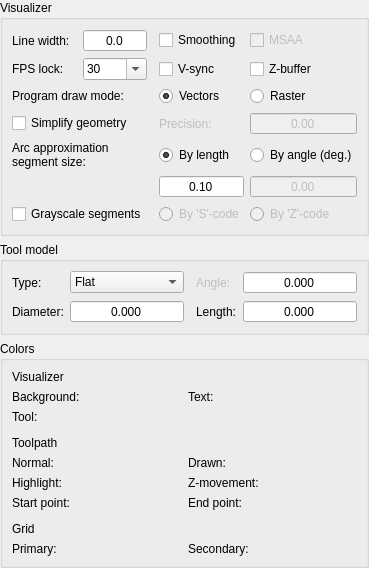
           <widget class="QWidget" name="pageVisualizer">
            <layout class="QVBoxLayout" name="verticalLayout_8">
             <property name="leftMargin">
              <number>0</number>
             </property>
             <property name="topMargin">
              <number>0</number>
             </property>
             <property name="rightMargin">
              <number>0</number>
             </property>
             <property name="bottomMargin">
              <number>0</number>
             </property>
             <item>
              <widget class="QGroupBox" name="grpVisualizer">
               <property name="title">
                <string>Visualizer</string>
               </property>
               <layout class="QVBoxLayout" name="verticalLayout_2">
                <item>
                 <layout class="QGridLayout" name="gridLayout_5">
                  <item row="0" column="4">
                   <widget class="QCheckBox" name="radMSAA">
                    <property name="enabled">
                     <bool>false</bool>
                    </property>
                    <property name="text">
                     <string>MSAA</string>
                    </property>
                   </widget>
                  </item>
                  <item row="0" column="0">
                   <layout class="QHBoxLayout" name="horizontalLayout_4">
                    <item>
                     <widget class="QLabel" name="label_5">
                      <property name="text">
                       <string>Line width:</string>
                      </property>
                     </widget>
                    </item>
                    <item>
                     <widget class="QDoubleSpinBox" name="txtLineWidth">
                      <property name="alignment">
                       <set>Qt::AlignCenter</set>
                      </property>
                      <property name="buttonSymbols">
                       <enum>QAbstractSpinBox::NoButtons</enum>
                      </property>
                      <property name="decimals">
                       <number>1</number>
                      </property>
                      <property name="maximum">
                       <double>9.000000000000000</double>
                      </property>
                     </widget>
                    </item>
                   </layout>
                  </item>
                  <item row="4" column="0">
                   <widget class="QLabel" name="label_32">
                    <property name="text">
                     <string>Arc approximation
segment size:</string>
                    </property>
                   </widget>
                  </item>
                  <item row="1" column="3">
                   <widget class="QCheckBox" name="chkVSync">
                    <property name="text">
                     <string>V-sync</string>
                    </property>
                   </widget>
                  </item>
                  <item row="4" column="3">
                   <widget class="QRadioButton" name="radArcLengthMode">
                    <property name="text">
                     <string>By length</string>
                    </property>
                    <property name="checked">
                     <bool>true</bool>
                    </property>
                    <property name="autoExclusive">
                     <bool>false</bool>
                    </property>
                   </widget>
                  </item>
                  <item row="1" column="0">
                   <layout class="QHBoxLayout" name="horizontalLayout_7">
                    <item>
                     <widget class="QLabel" name="label_7">
                      <property name="text">
                       <string>FPS lock:</string>
                      </property>
                     </widget>
                    </item>
                    <item>
                     <widget class="QComboBox" name="cboFps">
                      <property name="inputMethodHints">
                       <set>Qt::ImhDigitsOnly|Qt::ImhFormattedNumbersOnly</set>
                      </property>
                      <property name="editable">
                       <bool>true</bool>
                      </property>
                      <item>
                       <property name="text">
                        <string>30</string>
                       </property>
                      </item>
                      <item>
                       <property name="text">
                        <string>60</string>
                       </property>
                      </item>
                      <item>
                       <property name="text">
                        <string>120</string>
                       </property>
                      </item>
                     </widget>
                    </item>
                   </layout>
                  </item>
                  <item row="0" column="2">
                   <spacer name="horizontalSpacer_5">
                    <property name="orientation">
                     <enum>Qt::Horizontal</enum>
                    </property>
                    <property name="sizeType">
                     <enum>QSizePolicy::Fixed</enum>
                    </property>
                    <property name="sizeHint" stdset="0">
                     <size>
                      <width>6</width>
                      <height>20</height>
                     </size>
                    </property>
                   </spacer>
                  </item>
                  <item row="6" column="0">
                   <widget class="QCheckBox" name="chkGrayscale">
                    <property name="text">
                     <string>Grayscale segments</string>
                    </property>
                   </widget>
                  </item>
                  <item row="2" column="3">
                   <widget class="QRadioButton" name="radDrawModeVectors">
                    <property name="text">
                     <string>Vectors</string>
                    </property>
                    <property name="checked">
                     <bool>true</bool>
                    </property>
                    <property name="autoExclusive">
                     <bool>false</bool>
                    </property>
                   </widget>
                  </item>
                  <item row="1" column="4">
                   <widget class="QCheckBox" name="chkZBuffer">
                    <property name="text">
                     <string>Z-buffer</string>
                    </property>
                   </widget>
                  </item>
                  <item row="3" column="4">
                   <widget class="QDoubleSpinBox" name="txtSimplifyPrecision">
                    <property name="enabled">
                     <bool>false</bool>
                    </property>
                    <property name="alignment">
                     <set>Qt::AlignCenter</set>
                    </property>
                    <property name="buttonSymbols">
                     <enum>QAbstractSpinBox::NoButtons</enum>
                    </property>
                    <property name="decimals">
                     <number>2</number>
                    </property>
                    <property name="maximum">
                     <double>99.000000000000000</double>
                    </property>
                   </widget>
                  </item>
                  <item row="3" column="3">
                   <widget class="QLabel" name="lblSimpilyPrecision">
                    <property name="enabled">
                     <bool>false</bool>
                    </property>
                    <property name="text">
                     <string>Precision:</string>
                    </property>
                   </widget>
                  </item>
                  <item row="2" column="0">
                   <widget class="QLabel" name="label_6">
                    <property name="text">
                     <string>Program draw mode:</string>
                    </property>
                   </widget>
                  </item>
                  <item row="2" column="4">
                   <widget class="QRadioButton" name="radDrawModeRaster">
                    <property name="text">
                     <string>Raster</string>
                    </property>
                    <property name="autoExclusive">
                     <bool>false</bool>
                    </property>
                   </widget>
                  </item>
                  <item row="3" column="0">
                   <widget class="QCheckBox" name="chkSimplify">
                    <property name="text">
                     <string>Simplify geometry</string>
                    </property>
                   </widget>
                  </item>
                  <item row="0" column="3">
                   <widget class="QCheckBox" name="chkAntialiasing">
                    <property name="text">
                     <string>Smoothing</string>
                    </property>
                   </widget>
                  </item>
                  <item row="6" column="4">
                   <widget class="QRadioButton" name="radGrayscaleZ">
                    <property name="enabled">
                     <bool>false</bool>
                    </property>
                    <property name="text">
                     <string>By 'Z'-code</string>
                    </property>
                    <property name="autoExclusive">
                     <bool>false</bool>
                    </property>
                   </widget>
                  </item>
                  <item row="6" column="3">
                   <widget class="QRadioButton" name="radGrayscaleS">
                    <property name="enabled">
                     <bool>false</bool>
                    </property>
                    <property name="text">
                     <string>By 'S'-code</string>
                    </property>
                    <property name="autoExclusive">
                     <bool>false</bool>
                    </property>
                   </widget>
                  </item>
                  <item row="5" column="3">
                   <widget class="QDoubleSpinBox" name="txtArcLength">
                    <property name="enabled">
                     <bool>true</bool>
                    </property>
                    <property name="alignment">
                     <set>Qt::AlignCenter</set>
                    </property>
                    <property name="buttonSymbols">
                     <enum>QAbstractSpinBox::NoButtons</enum>
                    </property>
                    <property name="decimals">
                     <number>2</number>
                    </property>
                    <property name="minimum">
                     <double>0.100000000000000</double>
                    </property>
                    <property name="maximum">
                     <double>99.000000000000000</double>
                    </property>
                   </widget>
                  </item>
                  <item row="4" column="4">
                   <widget class="QRadioButton" name="radArcDegreeMode">
                    <property name="text">
                     <string>By angle (deg.)</string>
                    </property>
                    <property name="autoExclusive">
                     <bool>false</bool>
                    </property>
                   </widget>
                  </item>
                  <item row="5" column="4">
                   <widget class="QDoubleSpinBox" name="txtArcDegree">
                    <property name="enabled">
                     <bool>false</bool>
                    </property>
                    <property name="alignment">
                     <set>Qt::AlignCenter</set>
                    </property>
                    <property name="buttonSymbols">
                     <enum>QAbstractSpinBox::NoButtons</enum>
                    </property>
                    <property name="decimals">
                     <number>2</number>
                    </property>
                    <property name="maximum">
                     <double>180.000000000000000</double>
                    </property>
                   </widget>
                  </item>
                 </layout>
                </item>
               </layout>
              </widget>
             </item>
             <item>
              <widget class="QGroupBox" name="grpTool">
               <property name="title">
                <string>Tool model</string>
               </property>
               <layout class="QGridLayout" name="gridLayout">
                <item row="0" column="0">
                 <widget class="QLabel" name="label_3">
                  <property name="text">
                   <string>Type:</string>
                  </property>
                 </widget>
                </item>
                <item row="1" column="0">
                 <widget class="QLabel" name="label_4">
                  <property name="text">
                   <string>Diameter:</string>
                  </property>
                 </widget>
                </item>
                <item row="0" column="1">
                 <widget class="QComboBox" name="cboToolType">
                  <property name="sizePolicy">
                   <sizepolicy hsizetype="Expanding" vsizetype="Fixed">
                    <horstretch>0</horstretch>
                    <verstretch>0</verstretch>
                   </sizepolicy>
                  </property>
                  <item>
                   <property name="text">
                    <string>Flat</string>
                   </property>
                  </item>
                  <item>
                   <property name="text">
                    <string>Conic</string>
                   </property>
                  </item>
                 </widget>
                </item>
                <item row="0" column="4">
                 <widget class="QLabel" name="lblToolAngle">
                  <property name="enabled">
                   <bool>false</bool>
                  </property>
                  <property name="text">
                   <string>Angle:</string>
                  </property>
                 </widget>
                </item>
                <item row="1" column="4">
                 <widget class="QLabel" name="lblToolLength">
                  <property name="text">
                   <string>Length:</string>
                  </property>
                 </widget>
                </item>
                <item row="0" column="2">
                 <spacer name="horizontalSpacer_4">
                  <property name="orientation">
                   <enum>Qt::Horizontal</enum>
                  </property>
                  <property name="sizeType">
                   <enum>QSizePolicy::Fixed</enum>
                  </property>
                  <property name="sizeHint" stdset="0">
                   <size>
                    <width>6</width>
                    <height>20</height>
                   </size>
                  </property>
                 </spacer>
                </item>
                <item row="1" column="1">
                 <widget class="QDoubleSpinBox" name="txtToolDiameter">
                  <property name="sizePolicy">
                   <sizepolicy hsizetype="Expanding" vsizetype="Fixed">
                    <horstretch>0</horstretch>
                    <verstretch>0</verstretch>
                   </sizepolicy>
                  </property>
                  <property name="alignment">
                   <set>Qt::AlignCenter</set>
                  </property>
                  <property name="buttonSymbols">
                   <enum>QAbstractSpinBox::NoButtons</enum>
                  </property>
                  <property name="decimals">
                   <number>3</number>
                  </property>
                  <property name="maximum">
                   <double>99.000000000000000</double>
                  </property>
                 </widget>
                </item>
                <item row="1" column="5">
                 <widget class="QDoubleSpinBox" name="txtToolLength">
                  <property name="sizePolicy">
                   <sizepolicy hsizetype="Expanding" vsizetype="Fixed">
                    <horstretch>0</horstretch>
                    <verstretch>0</verstretch>
                   </sizepolicy>
                  </property>
                  <property name="alignment">
                   <set>Qt::AlignCenter</set>
                  </property>
                  <property name="buttonSymbols">
                   <enum>QAbstractSpinBox::NoButtons</enum>
                  </property>
                  <property name="decimals">
                   <number>3</number>
                  </property>
                  <property name="maximum">
                   <double>999.000000000000000</double>
                  </property>
                 </widget>
                </item>
                <item row="0" column="5">
                 <widget class="QDoubleSpinBox" name="txtToolAngle">
                  <property name="sizePolicy">
                   <sizepolicy hsizetype="Expanding" vsizetype="Fixed">
                    <horstretch>0</horstretch>
                    <verstretch>0</verstretch>
                   </sizepolicy>
                  </property>
                  <property name="alignment">
                   <set>Qt::AlignCenter</set>
                  </property>
                  <property name="buttonSymbols">
                   <enum>QAbstractSpinBox::NoButtons</enum>
                  </property>
                  <property name="decimals">
                   <number>3</number>
                  </property>
                  <property name="maximum">
                   <double>180.000000000000000</double>
                  </property>
                 </widget>
                </item>
               </layout>
              </widget>
             </item>
             <item>
              <widget class="QGroupBox" name="grpColors">
               <property name="title">
                <string>Colors</string>
               </property>
               <layout class="QVBoxLayout" name="verticalLayout_7">
                <item>
                 <layout class="QGridLayout" name="gridLayout_6" columnstretch="0,0,0,0">
                  <item row="6" column="2">
                   <widget class="QLabel" name="label_16">
                    <property name="text">
                     <string>Drawn:</string>
                    </property>
                   </widget>
                  </item>
                  <item row="10" column="0">
                   <widget class="QLabel" name="label_47">
                    <property name="text">
                     <string>Grid</string>
                    </property>
                   </widget>
                  </item>
                  <item row="7" column="1">
                   <widget class="ColorPicker" name="clpToolpathHighlight" native="true"/>
                  </item>
                  <item row="7" column="0">
                   <widget class="QLabel" name="label_25">
                    <property name="text">
                     <string>Highlight:</string>
                    </property>
                   </widget>
                  </item>
                  <item row="3" column="0">
                   <widget class="QLabel" name="label_19">
                    <property name="text">
                     <string>Tool:</string>
                    </property>
                   </widget>
                  </item>
                  <item row="2" column="0">
                   <widget class="QLabel" name="label_24">
                    <property name="text">
                     <string>Background:</string>
                    </property>
                   </widget>
                  </item>
                  <item row="8" column="1">
                   <widget class="ColorPicker" name="clpToolpathStart" native="true"/>
                  </item>
                  <item row="8" column="3">
                   <widget class="ColorPicker" name="clpToolpathEnd" native="true"/>
                  </item>
                  <item row="7" column="3">
                   <widget class="ColorPicker" name="clpToolpathZMovement" native="true"/>
                  </item>
                  <item row="2" column="3">
                   <widget class="ColorPicker" name="clpVisualizerText" native="true"/>
                  </item>
                  <item row="9" column="0">
                   <spacer name="verticalSpacer_4">
                    <property name="orientation">
                     <enum>Qt::Vertical</enum>
                    </property>
                    <property name="sizeType">
                     <enum>QSizePolicy::Fixed</enum>
                    </property>
                    <property name="sizeHint" stdset="0">
                     <size>
                      <width>20</width>
                      <height>6</height>
                     </size>
                    </property>
                   </spacer>
                  </item>
                  <item row="2" column="1">
                   <widget class="ColorPicker" name="clpVisualizerBackground" native="true"/>
                  </item>
                  <item row="6" column="1">
                   <widget class="ColorPicker" name="clpToolpathNormal" native="true"/>
                  </item>
                  <item row="4" column="0">
                   <spacer name="verticalSpacer">
                    <property name="orientation">
                     <enum>Qt::Vertical</enum>
                    </property>
                    <property name="sizeType">
                     <enum>QSizePolicy::Fixed</enum>
                    </property>
                    <property name="sizeHint" stdset="0">
                     <size>
                      <width>20</width>
                      <height>6</height>
                     </size>
                    </property>
                   </spacer>
                  </item>
                  <item row="6" column="0">
                   <widget class="QLabel" name="label_23">
                    <property name="text">
                     <string>Normal:</string>
                    </property>
                   </widget>
                  </item>
                  <item row="3" column="1">
                   <widget class="ColorPicker" name="clpTool" native="true"/>
                  </item>
                  <item row="6" column="3">
                   <widget class="ColorPicker" name="clpToolpathDrawn" native="true"/>
                  </item>
                  <item row="1" column="0">
                   <widget class="QLabel" name="label_22">
                    <property name="text">
                     <string>Visualizer</string>
                    </property>
                   </widget>
                  </item>
                  <item row="5" column="0">
                   <widget class="QLabel" name="label_21">
                    <property name="text">
                     <string>Toolpath</string>
                    </property>
                    <property name="wordWrap">
                     <bool>true</bool>
                    </property>
                   </widget>
                  </item>
                  <item row="2" column="2">
                   <widget class="QLabel" name="label_28">
                    <property name="text">
                     <string>Text:</string>
                    </property>
                   </widget>
                  </item>
                  <item row="8" column="2">
                   <widget class="QLabel" name="label_27">
                    <property name="text">
                     <string>End point:</string>
                    </property>
                   </widget>
                  </item>
                  <item row="7" column="2">
                   <widget class="QLabel" name="label_20">
                    <property name="text">
                     <string>Z-movement:</string>
                    </property>
                   </widget>
                  </item>
                  <item row="8" column="0">
                   <widget class="QLabel" name="label_26">
                    <property name="text">
                     <string>Start point:</string>
                    </property>
                   </widget>
                  </item>
                  <item row="11" column="0">
                   <widget class="QLabel" name="label_48">
                    <property name="text">
                     <string>Primary:</string>
                    </property>
                   </widget>
                  </item>
                  <item row="11" column="2">
                   <widget class="QLabel" name="label_49">
                    <property name="text">
                     <string>Secondary:</string>
                    </property>
                   </widget>
                  </item>
                  <item row="11" column="1">
                   <widget class="ColorPicker" name="clpGridPrimary" native="true"/>
                  </item>
                  <item row="11" column="3">
                   <widget class="ColorPicker" name="clpGridSecondary" native="true"/>
                  </item>
                 </layout>
                </item>
               </layout>
              </widget>
             </item>
             <item>
              <spacer name="verticalSpacer_6">
               <property name="orientation">
                <enum>Qt::Vertical</enum>
               </property>
               <property name="sizeHint" stdset="0">
                <size>
                 <width>0</width>
                 <height>0</height>
                </size>
               </property>
              </spacer>
             </item>
            </layout>
           </widget>
